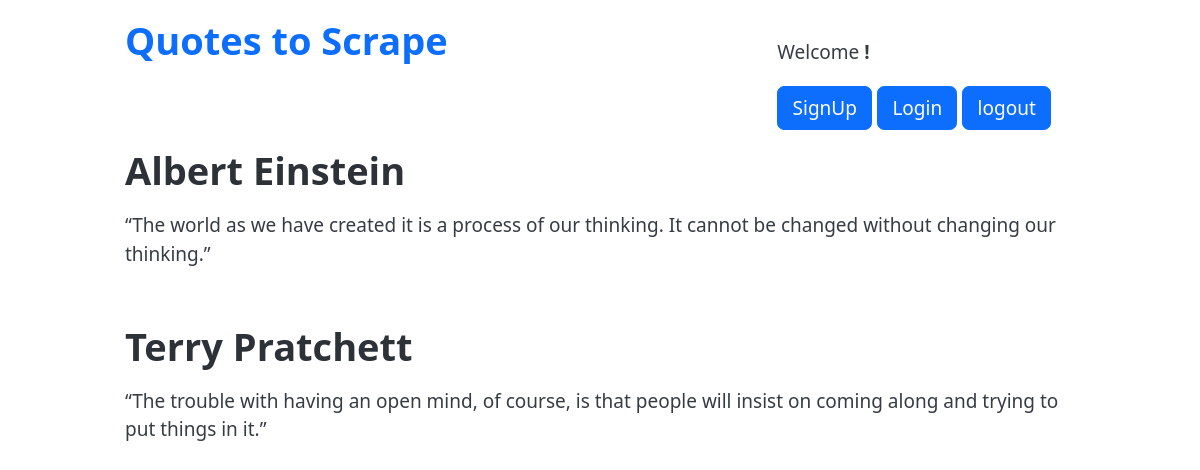
Page /detail_tag/3/ on the committed database.
### quoteapp/models.py (models this page shows)
class Quote(models.Model):
    quote = models.TextField()
    tags = models.ManyToManyField(Tag)
    author = models.ForeignKey(Author, on_delete=models.CASCADE, default=None, null=True)
    created_at = models.DateTimeField(auto_now_add=True)

class Author(models.Model):
    fullname = models.CharField(max_length=50)
    born_date = models.CharField(max_length=50)
    born_location = models.CharField(max_length=150)
    description = models.TextField()
    created_at = models.DateTimeField(auto_now_add=True)

### quoteapp/views.py (the view)
# urls.py: path('detail_tag/<int:quote_id>/', views.detail_tag, name='detail_tag'),
def detail_tag(request, quote_id):
    quotes = Quote.objects.filter(tags=quote_id)
    return render(request, 'quoteapp/detail_tag.html', {"quotes": quotes})

### quoteapp/templates/quoteapp/detail_tag.html
{% extends "quoteapp/base.html" %} {% load extract_tags %}
{% block content %}
{% for quote in quotes %}
<h1>{{quote.author.fullname}}</h1>
<p>{{quote.quote}}</p>
{% endfor%}
{% endblock %}

### rows in the picture
Quote: author.fullname "Albert Einstein", quote "“The world as we have created it is a process of our thinking. It cannot be changed without changing our thinking.”"
Quote: author.fullname "Terry Pratchett", quote "“The trouble with having an open mind, of course, is that people will insist on coming along and trying to put things in it.”"
